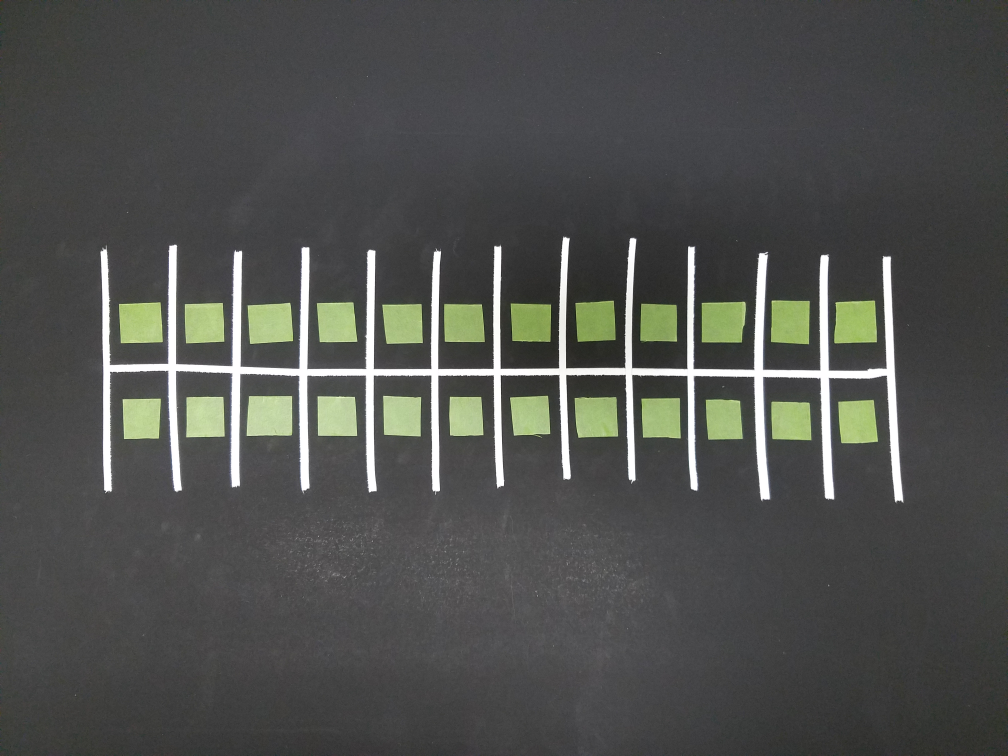
//> input picture TestPhotos/20161111_082924.jpg, 4032 x 3024 px (shown at 1/4 size)
$ ./mySquares   (built with g++ and OpenCV 4)
//> lines starting //> are read from the running program, lines starting //| are printed output that depends on the picture; after the words box and inside, x2 and y2 are one past the last pixel; in counts of white or black regions, pixels touching at a corner belong together
// The "Square Detector" program.
// It loads several images sequentially and tries to find squares in
// each image

#include "opencv2/core/core.hpp"
#include "opencv2/imgproc/imgproc.hpp"
#include "opencv2/imgcodecs.hpp"
#include "opencv2/highgui/highgui.hpp"

#include <iostream>
#include <math.h>
#include <string.h>

using namespace cv;
using namespace std;

static void help()
{
    cout <<
    "\nA program using pyramid scaling, Canny, contours, contour simpification and\n"
    "memory storage (it's got it all folks) to find\n"
    "squares in a list of images pic1-6.png\n"
    "Returns sequence of squares detected on the image.\n"
    "the sequence is stored in the specified memory storage\n"
    "Call:\n"
    "./squares\n"
    "Using OpenCV version %s\n" << CV_VERSION << "\n" << endl;
}


int thresh = 50, N = 11;
const char* wndname = "Square Detection Demo";

// helper function:
// finds a cosine of angle between vectors
// from pt0->pt1 and from pt0->pt2
static double angle( Point pt1, Point pt2, Point pt0 )
{
    double dx1 = pt1.x - pt0.x;
    double dy1 = pt1.y - pt0.y;
    double dx2 = pt2.x - pt0.x;
    double dy2 = pt2.y - pt0.y;
    return (dx1*dx2 + dy1*dy2)/sqrt((dx1*dx1 + dy1*dy1)*(dx2*dx2 + dy2*dy2) + 1e-10);
}

// returns sequence of squares detected on the image.
// the sequence is stored in the specified memory storage
static void findSquares( const Mat& image, vector<vector<Point> >& squares )
{
    squares.clear();//clear the squares array

    Mat pyr, timg, gray0(image.size(), CV_8U), gray;

    // down-scale and upscale the image to filter out the noise
    pyrDown(image, pyr, Size(image.cols/2, image.rows/2));
    pyrUp(pyr, timg, image.size());
    vector<vector<Point> > contours;

    // find squares in every color plane of the image
    for( int c = 0; c < 3; c++ )
    {
        int ch[] = {c, 0};
        mixChannels(&timg, 1, &gray0, 1, ch, 1);// copies specified channels from input array to output array
	//timg is source array, 1=number of matricies in timg
	//gray0=destination array, 1=number of matricies in gray0

        // try several threshold levels
        for( int l = 0; l < N; l++ )
        {
            // hack: use Canny instead of zero threshold level.
            // Canny helps to catch squares with gradient shading
            if( l == 0 )
            {
                // apply Canny. Take the upper threshold from slider
                // and set the lower to 0 (which forces edges merging)

                Canny(gray0, gray, 0, thresh, 5);//canny finds edges in an image
		//gray0 is source image, gray is is output image, 0, the 0, thresh and 5 is aperature size??

                // dilate canny output to remove potential
                // holes between edge segments
                dilate(gray, gray, Mat(), Point(-1,-1));
            }
            else
            {
                // apply threshold if l!=0:
                //     tgray(x,y) = gray(x,y) < (l+1)*255/N ? 255 : 0
                gray = gray0 >= (l+1)*255/N;
            }

            // find contours and store them all as a list

	    //find contours takes a binary image (gray here), and finds all countours within it.
	    // outputs it to the countours vector. RETR_list=retrieve all countors without heirarchy
	    //Chain_approx_simple=compress horizontal, vertical, and diagonal segments and leaves only their end points, IE a rectangle is represented by 4 points.
            findContours(gray, contours, RETR_LIST, CHAIN_APPROX_SIMPLE);
	    //remember, countours is not an image, it is a vector which stores every contour(4 points of a rectangle) it sees.

            vector<Point> approx;

            // test each contour
            for( size_t i = 0; i < contours.size(); i++ )
            {
                // approximate contour with accuracy proportional
                // to the contour perimeter
                approxPolyDP(Mat(contours[i]), approx, arcLength(Mat(contours[i]), true)*0.02, true);
		//this function takes a contour, and draws it within the arclength? of the countour, true=close polygon

                // square contours should have 4 vertices after approximation
                // they should be ~medium sized, IE have area 100 < area <2000
		//and contour should be convex
                // Note: absolute value of an area is used because
                // area may be positive or negative - in accordance with the
                // contour orientation
                if( approx.size() == 4 &&
                    fabs(contourArea(Mat(approx))) > 100 &&
		    fabs(contourArea(Mat(approx))) < 2000 &&
                    isContourConvex(Mat(approx)) )
                {
                    double maxCosine = 0;

                    for( int j = 2; j < 5; j++ )
                    {
                        // find the maximum cosine of the angle between joint edges
                        double cosine = fabs(angle(approx[j%4], approx[j-2], approx[j-1]));
                        maxCosine = MAX(maxCosine, cosine);
                    }

                    // if cosines of all angles are small
                    // (all angles are ~90 degree) then write quandrange
                    // vertices to resultant sequence
                    //if( maxCosine < 0.3 )
			if( maxCosine < 0.5 )
                        squares.push_back(approx);
                }
            }
        }
    }
}


// the function draws all the squares in the image
static void drawSquares( Mat& image, const vector<vector<Point> >& squares )
{
    for( size_t i = 0; i < squares.size(); i++ )
    {
        const Point* p = &squares[i][0];
        int n = (int)squares[i].size();
        polylines(image, &p, &n, 1, true, Scalar(0,255,0), 3, LINE_AA);
    }

    imshow(wndname, image);
    imwrite("../savedImages/squareImages.jpg",image);
}


int main(int /*argc*/, char** /*argv*/)
{
    static const char* names[] = { "../data/20161111_082924.jpg", "../data/pic1.png", "../data/pic2.png", "../data/pic3.png",
        "../data/pic4.png", "../data/pic5.png", "../data/pic6.png", 0 };
    help();
    namedWindow( wndname, 1 );
    vector<vector<Point> > squares;

    for( int i = 0; names[i] != 0; i++ )
    {
        Mat image = imread(names[i], 1);
//> image is the input picture: 3024 rows x 4032 cols, CV_8UC3; mean B, G, R 78.1, 80.8, 79.5
        if( image.empty() )
        {
            cout << "Couldn't load " << names[i] << endl;
            continue;
        }

        findSquares(image, squares);
//> the loop in findSquares, `for( int c = 0; c < 3; c++ )` made 3 passes
//> pass 1, in findSquares, `mixChannels(&timg, 1, &gray0, 1, ch, 1);`:
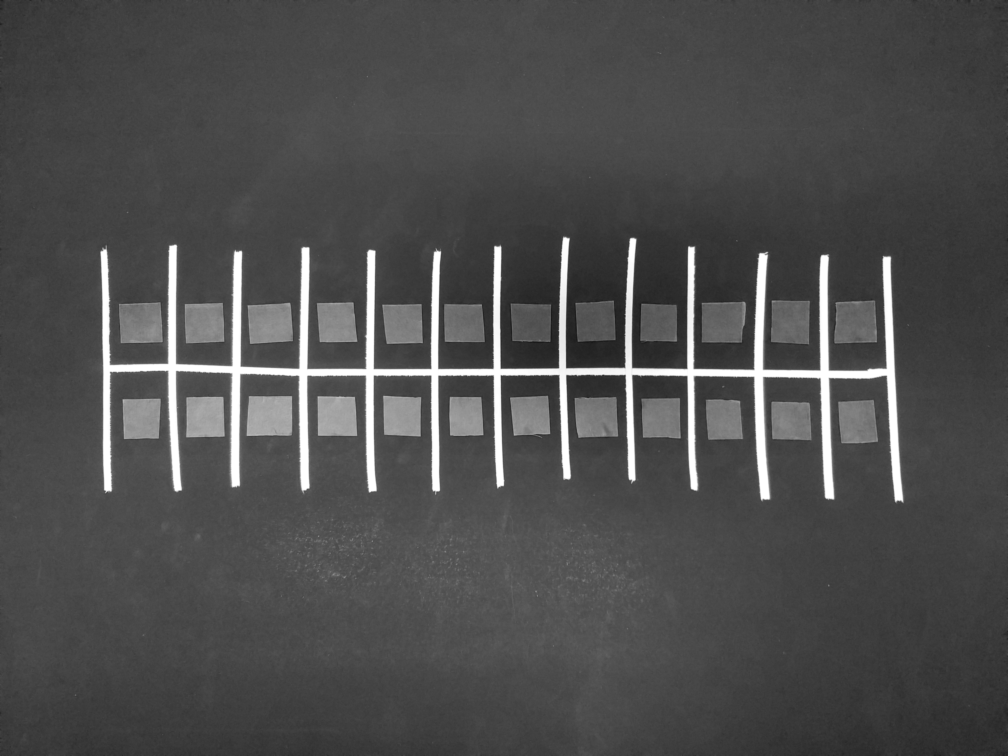
//> gray0: 3024 rows x 4032 cols, CV_8UC1 (shown at 1/4 size); min 17, max 255, mean 78.1
//> pass 2, in findSquares, `mixChannels(&timg, 1, &gray0, 1, ch, 1);`:
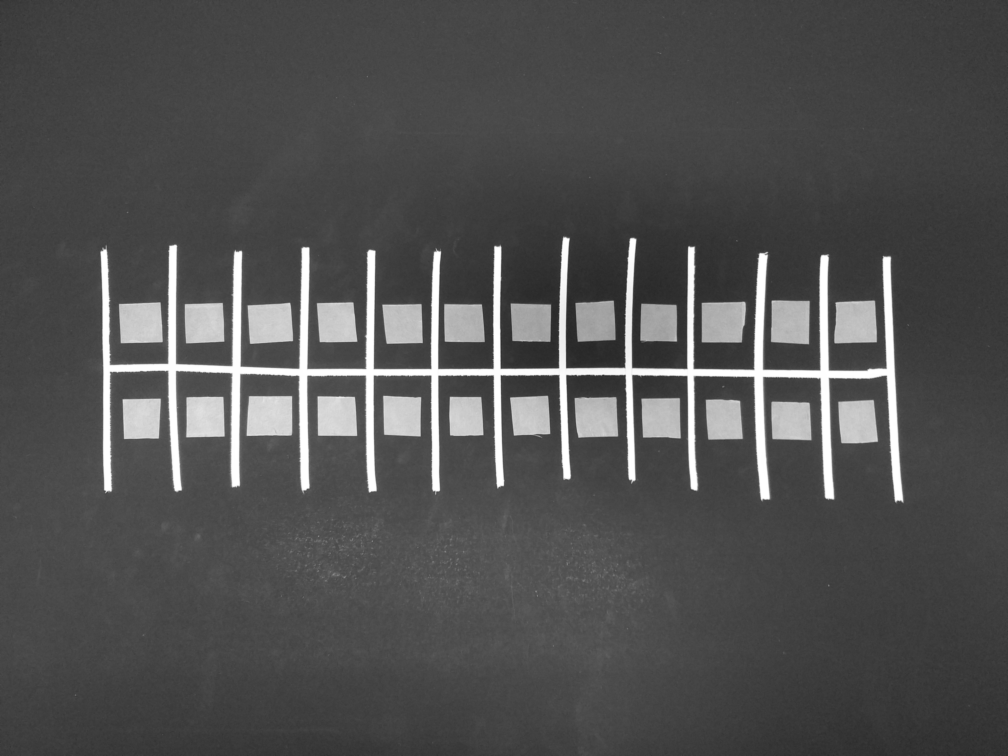
//> gray0: 3024 rows x 4032 cols, CV_8UC1 (shown at 1/4 size); min 34, max 255, mean 80.9
//> pass 3, in findSquares, `mixChannels(&timg, 1, &gray0, 1, ch, 1);`:
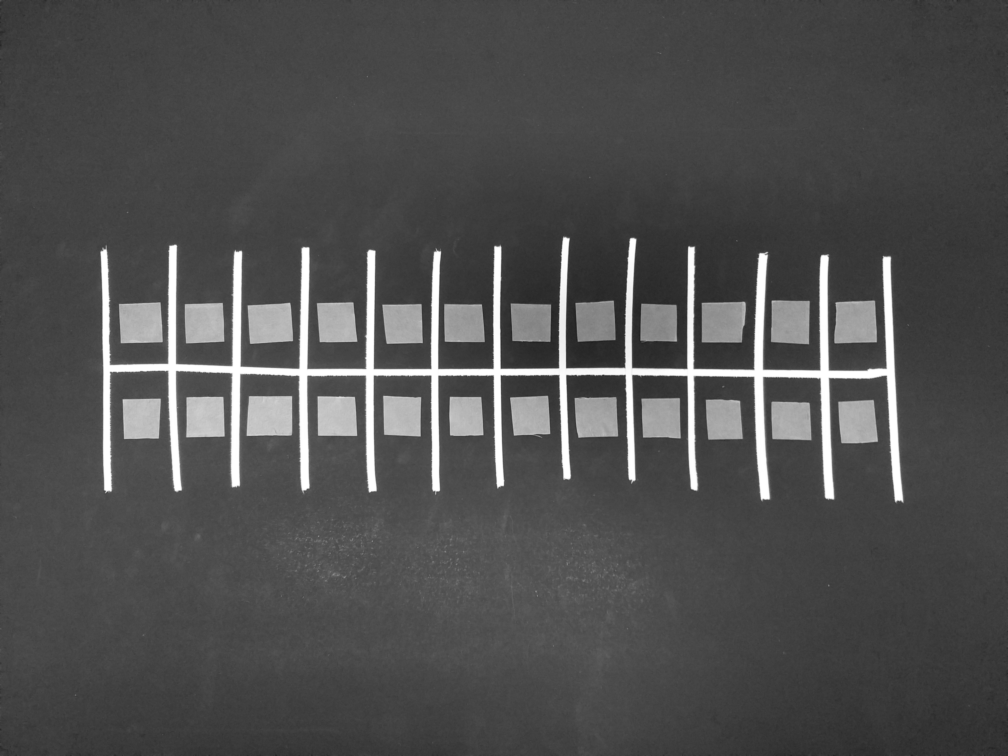
//> gray0: 3024 rows x 4032 cols, CV_8UC1 (shown at 1/4 size); min 27, max 255, mean 79.5
//> after the loop in findSquares, `for( int c = 0; c < 3; c++ )`:
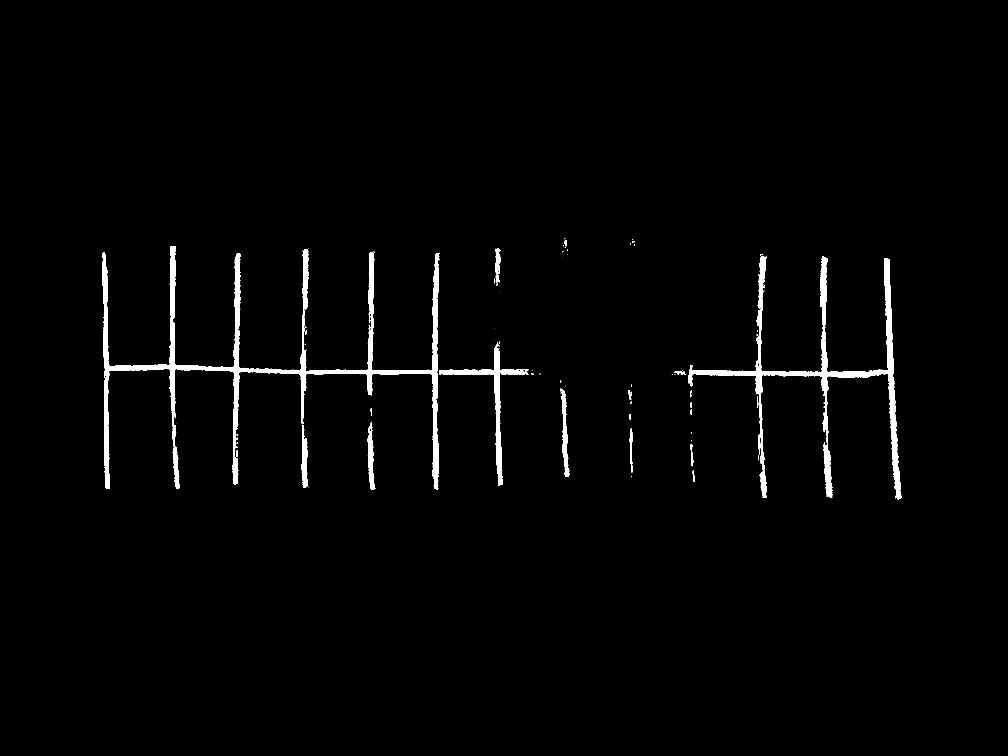
//> gray: 3024 rows x 4032 cols, CV_8UC1 (shown at 1/4 size); 1.6% white; 551 white regions (449 under 20 px)
//> after the loop in findSquares, `for( int c = 0; c < 3; c++ )`: contours = 617 contours, 568 with area under 20; largest, box (x1, y1, x2, y2) and area: (409, 985, 1756, 1958) 88582, (2757, 1023, 3604, 1998) 45425, (1756, 1384, 2012, 1945) 13212, (3283, 1029, 3306, 1302) 4363, (3297, 1746, 3332, 1988) 3982; squares = 5 contours; box (x1, y1, x2, y2) and area: (3035, 1320, 3041, 1361) 160, (1472, 1829, 1478, 1878) 142, (3364, 1488, 3409, 1493) 130, (3539, 1127, 3544, 1173) 112, (1204, 1720, 1208, 1763) 105
        drawSquares(image, squares);
//> the loop in drawSquares, `for( size_t i = 0; i < squares.size(); i++ )` made 5 passes

        int c = waitKey();
//> the space key is pressed
        if( (char)c == 27 )
            break;
    }

    return 0;
}
